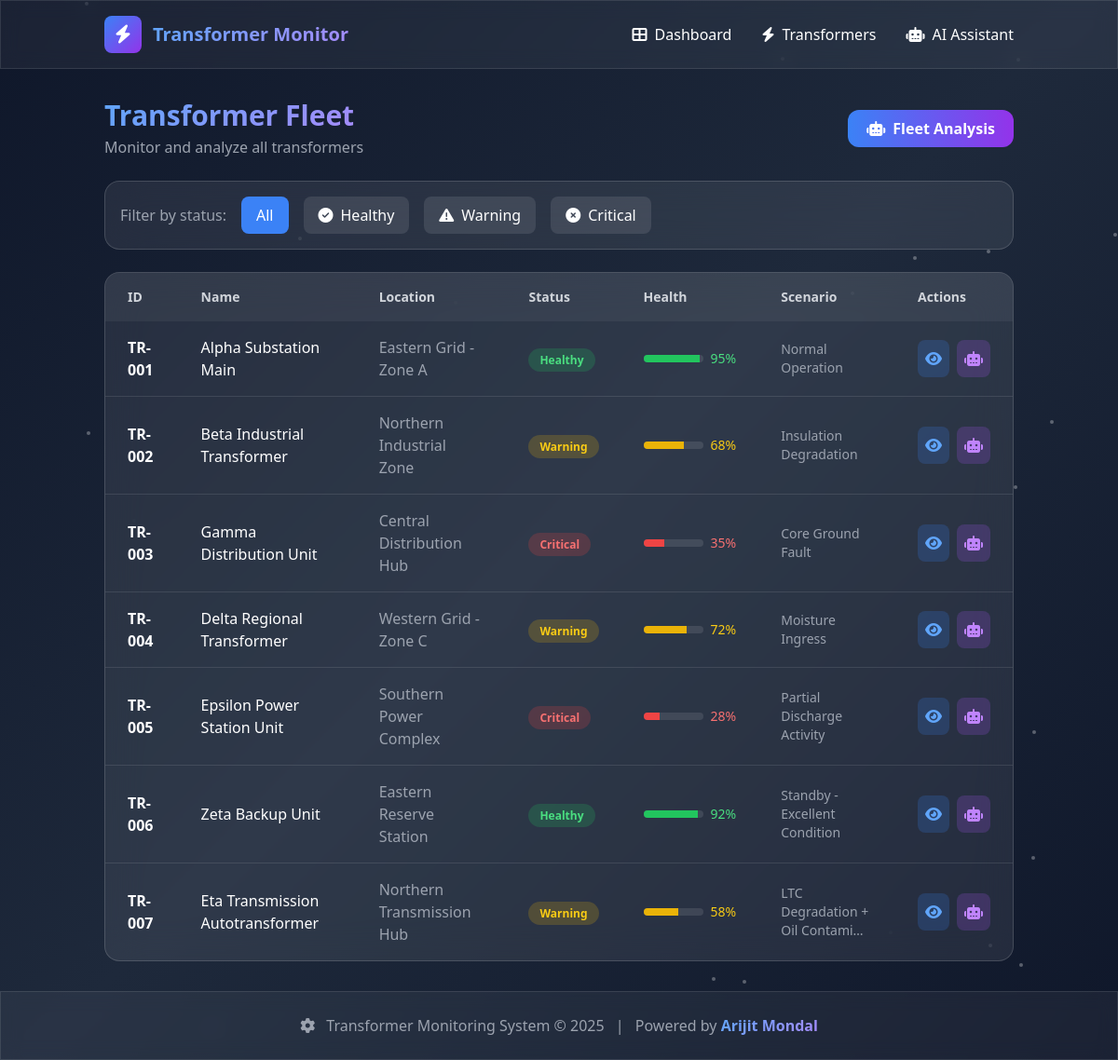
The page /transformers/ on the database its author committed.
### monitoring/models.py (models this page shows, shortened)
class Transformer(models.Model):
    STATUS_CHOICES = [
        ('Healthy', 'Healthy'),
        ('Warning', 'Warning'),
        ('Critical', 'Critical'),
    ]
    transformer_id = models.CharField(max_length=20, unique=True)
    name = models.CharField(max_length=200)
    location = models.CharField(max_length=200)
    rating_mva = models.FloatField()
    voltage = models.CharField(max_length=50)
    age_years = models.IntegerField()
    status = models.CharField(max_length=20, choices=STATUS_CHOICES, default='Healthy')
    health_score = models.IntegerField(default=100)
    scenario = models.CharField(max_length=200, blank=True)
    description = models.TextField(blank=True)
    last_maintenance = models.DateField(null=True, blank=True)
    next_maintenance = models.DateField(null=True, blank=True)
    created_at = models.DateTimeField(auto_now_add=True)
    updated_at = models.DateTimeField(auto_now=True)
    class Meta:
        ordering = ['transformer_id']

### monitoring/views.py (the view)
# urls.py: path('transformers/', views.transformer_list, name='transformer_list'),
def transformer_list(request):
    status_filter = request.GET.get('status', '')
    transformers = Transformer.objects.all()
    if status_filter:
        transformers = transformers.filter(status=status_filter)
    context = {
        'transformers': transformers,
        'status_filter': status_filter,
    }
    return render(request, 'monitoring/transformer_list.html', context)

### monitoring/templates/monitoring/transformer_list.html (shortened to what this page needs)
{% extends 'monitoring/base.html' %}
{% block content %}
<div class="space-y-6">
    <div class="flex justify-between items-center">
        <div>
            <h1 class="text-3xl font-bold gradient-text">Transformer Fleet</h1>
            <p class="text-gray-400 mt-1">Monitor and analyze all transformers</p>
        </div>
        <a href="{% url 'monitoring:chat' %}" class="btn-glow bg-gradient-to-r from-blue-500 to-purple-600 px-5 py-2 rounded-xl font-semibold flex items-center space-x-2">
            <i class="fas fa-robot"></i>
            <span>Fleet Analysis</span>
        </a>
    </div>
    <div class="glass-card p-4">
        <div class="flex flex-wrap items-center gap-4">
            <span class="text-gray-400">Filter by status:</span>
            <a href="{% url 'monitoring:transformer_list' %}"
               class="px-4 py-2 rounded-lg {% if not status_filter %}bg-blue-500 text-white{% else %}bg-white/10 hover:bg-white/20{% endif %} transition-colors">
                All
            </a>
            <a href="?status=Healthy"
               class="px-4 py-2 rounded-lg {% if status_filter == 'Healthy' %}bg-green-500 text-white{% else %}bg-white/10 hover:bg-white/20{% endif %} transition-colors">
                <i class="fas fa-check-circle mr-2"></i>Healthy
            </a>
            <a href="?status=Warning"
               class="px-4 py-2 rounded-lg {% if status_filter == 'Warning' %}bg-yellow-500 text-white{% else %}bg-white/10 hover:bg-white/20{% endif %} transition-colors">
                <i class="fas fa-exclamation-triangle mr-2"></i>Warning
            </a>
            <a href="?status=Critical"
               class="px-4 py-2 rounded-lg {% if status_filter == 'Critical' %}bg-red-500 text-white{% else %}bg-white/10 hover:bg-white/20{% endif %} transition-colors">
                <i class="fas fa-times-circle mr-2"></i>Critical
            </a>
        </div>
    </div>
    <div class="glass-card overflow-hidden">
        <table class="w-full">
            <thead class="bg-white/5">
                <tr>
                    <th class="px-6 py-4 text-left text-sm font-semibold text-gray-300">ID</th>
                    <th class="px-6 py-4 text-left text-sm font-semibold text-gray-300">Name</th>
                    <th class="px-6 py-4 text-left text-sm font-semibold text-gray-300">Location</th>
                    <th class="px-6 py-4 text-left text-sm font-semibold text-gray-300">Status</th>
                    <th class="px-6 py-4 text-left text-sm font-semibold text-gray-300">Health</th>
                    <th class="px-6 py-4 text-left text-sm font-semibold text-gray-300">Scenario</th>
                    <th class="px-6 py-4 text-left text-sm font-semibold text-gray-300">Actions</th>
                </tr>
            </thead>
            <tbody class="divide-y divide-white/10">
                {% for t in transformers %}
                <tr class="hover:bg-white/5 transition-colors">
                    <td class="px-6 py-4">
                        <span class="font-semibold">{{ t.transformer_id }}</span>
                    </td>
                    <td class="px-6 py-4">{{ t.name }}</td>
                    <td class="px-6 py-4 text-gray-400">{{ t.location }}</td>
                    <td class="px-6 py-4">
                        <span class="px-3 py-1 rounded-full text-xs font-semibold
                            {% if t.status == 'Healthy' %}bg-green-500/20 text-green-400
                            {% elif t.status == 'Warning' %}bg-yellow-500/20 text-yellow-400
                            {% else %}bg-red-500/20 text-red-400{% endif %}">
                            {{ t.status }}
                        </span>
                    </td>
                    <td class="px-6 py-4">
                        <div class="flex items-center space-x-2">
                            <div class="w-16 h-2 bg-white/10 rounded-full overflow-hidden">
                                <div class="h-full {% if t.health_score >= 80 %}bg-green-500{% elif t.health_score >= 50 %}bg-yellow-500{% else %}bg-red-500{% endif %}"
                                     style="width: {{ t.health_score }}%"></div>
                            </div>
                            <span class="text-sm {% if t.health_score >= 80 %}text-green-400{% elif t.health_score >= 50 %}text-yellow-400{% else %}text-red-400{% endif %}">
                                {{ t.health_score }}%
                            </span>
                        </div>
                    </td>
                    <td class="px-6 py-4 text-sm text-gray-400">{{ t.scenario|truncatechars:30 }}</td>
                    <td class="px-6 py-4">
                        <div class="flex items-center space-x-2">
                            <a href="{% url 'monitoring:transformer_detail' t.transformer_id %}"
                               class="p-2 bg-blue-500/20 hover:bg-blue-500/40 rounded-lg transition-colors" title="Details">
                                <i class="fas fa-eye text-blue-400"></i>
                            </a>
                            <a href="{% url 'monitoring:transformer_chat' t.transformer_id %}"
                               class="p-2 bg-purple-500/20 hover:bg-purple-500/40 rounded-lg transition-colors" title="AI Chat">
                                <i class="fas fa-robot text-purple-400"></i>
                            </a>
                        </div>
                    </td>
                </tr>
                {% empty %}
                <tr>
                    <td colspan="7" class="px-6 py-12 text-center text-gray-500">
                        No transformers found
                    </td>
                </tr>
                {% endfor %}
            </tbody>
        </table>
    </div>
</div>
{% endblock %}

### monitoring/templates/monitoring/base.html (shortened to what this page needs)
<!DOCTYPE html>
<html lang="en">
<head>
    <script src="https://cdn.tailwindcss.com"></script>
    <link rel="stylesheet" href="https://cdnjs.cloudflare.com/ajax/libs/font-awesome/6.4.0/css/all.min.css">
</head>
<body class="min-h-screen text-white">
    <div id="particles" class="fixed inset-0 pointer-events-none overflow-hidden z-0"></div>
    <nav class="glass sticky top-0 z-50">
        <div class="container mx-auto px-6 py-4">
            <div class="flex justify-between items-center">
                <a href="{% url 'monitoring:dashboard' %}" class="flex items-center space-x-3">
                    <div class="w-10 h-10 rounded-lg bg-gradient-to-br from-blue-500 to-purple-600 flex items-center justify-center">
                        <i class="fas fa-bolt text-white text-xl"></i>
                    </div>
                    <span class="text-xl font-bold gradient-text">Transformer Monitor</span>
                </a>
                <div class="flex items-center space-x-8">
                    <a href="{% url 'monitoring:dashboard' %}" class="nav-link hover:text-blue-400">
                        <i class="fas fa-th-large mr-2"></i>Dashboard
                    </a>
                    <a href="{% url 'monitoring:transformer_list' %}" class="nav-link hover:text-blue-400">
                        <i class="fas fa-bolt mr-2"></i>Transformers
                    </a>
                    <a href="{% url 'monitoring:chat' %}" class="nav-link hover:text-blue-400">
                        <i class="fas fa-robot mr-2"></i>AI Assistant
                    </a>
                </div>
            </div>
        </div>
    </nav>
    <main class="container mx-auto px-6 py-8 relative z-10">
        {% block content %}{% endblock %}
    </main>
    <footer class="glass mt-auto py-6">
        <div class="container mx-auto px-6 text-center text-gray-400">
            <p>
                <i class="fas fa-cog mr-2"></i>
                Transformer Monitoring System &copy; 2025
                <span class="mx-2">|</span>
                Powered by <span class="gradient-text font-semibold">Arijit Mondal</span>
            </p>
        </div>
    </footer>
</body>
</html>

### monitoring/templates/monitoring/base.html (style rules this page uses)
:root { --primary: #3b82f6; --success: #10b981; --warning: #f59e0b; --danger: #ef4444; --dark: #1f2937; }
body { background: linear-gradient(135deg, #0f172a 0%, #1e293b 50%, #0f172a 100%); min-height: 100vh; }
.glass { background: rgba(255, 255, 255, 0.05); backdrop-filter: blur(10px); border: 1px solid rgba(255, 255, 255, 0.1); }
.glass-card { background: rgba(255, 255, 255, 0.08); backdrop-filter: blur(20px); border: 1px solid rgba(255, 255, 255, 0.15); border-radius: 16px; transition: all 0.3s ease; opacity: 1 !important; visibility: visible !important; }
.gradient-text { background: linear-gradient(135deg, #60a5fa 0%, #a78bfa 50%, #f472b6 100%); -webkit-background-clip: text; -webkit-text-fill-color: transparent; background-size: 200% 200%; animation: gradient-shift 3s ease infinite; }
.nav-link { position: relative; transition: color 0.3s ease; }
.nav-link::after { content: ''; position: absolute; bottom: -4px; left: 0; width: 0; height: 2px; background: linear-gradient(90deg, #60a5fa, #a78bfa); transition: width 0.3s ease; }
.btn-glow { position: relative; overflow: hidden; transition: all 0.3s ease; }
.btn-glow::before { content: ''; position: absolute; top: 0; left: -100%; width: 100%; height: 100%; background: linear-gradient(90deg, transparent, rgba(255,255,255,0.2), transparent); transition: left 0.5s ease; }

### rows shown on the page
Transformer: transformer_id "TR-001", name "Alpha Substation Main", location "Eastern Grid - Zone A", status "Healthy", health_score "95", scenario "Normal Operation"
Transformer: transformer_id "TR-002", name "Beta Industrial Transformer", location "Northern Industrial Zone", status "Warning", health_score "68", scenario "Insulation Degradation"
Transformer: transformer_id "TR-003", name "Gamma Distribution Unit", location "Central Distribution Hub", status "Critical", health_score "35", scenario "Core Ground Fault"
Transformer: transformer_id "TR-004", name "Delta Regional Transformer", location "Western Grid - Zone C", status "Warning", health_score "72", scenario "Moisture Ingress"
Transformer: transformer_id "TR-005", name "Epsilon Power Station Unit", location "Southern Power Complex", status "Critical", health_score "28", scenario "Partial Discharge Activity"
Transformer: transformer_id "TR-006", name "Zeta Backup Unit", location "Eastern Reserve Station", status "Healthy", health_score "92", scenario "Standby - Excellent Condition"
Transformer: transformer_id "TR-007", name "Eta Transmission Autotransformer", location "Northern Transmission Hub", status "Warning", health_score "58", scenario "LTC Degradation + Oil Contami…"
